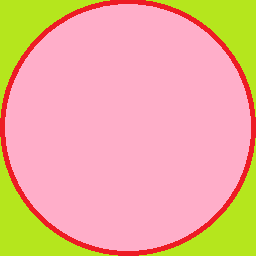
#> input picture WaveFunctionCollapse/2D/input/input6.png, 256 x 256 px, given in place of input3.png, which was not available
$ python wfc2d-test.py
#> lines starting #> are read from the running program, lines starting #| are printed output that depends on the picture; pictures that were not available may be replaced by others from this repository, and a replacement may not be noted
import os
import random
import collections
from PIL import Image, ImageChops, ImageDraw, ImageSequence
import pathlib
import glob
import hashlib
from pandas import *
import copy
import cProfile

DIR=str(pathlib.Path(__file__).parent.absolute())
DIR_OUTPUT = os.path.join(DIR,"output")
DIR_INPUT = os.path.join(DIR,"input")
ROTATIONS = False
PROP_ID = 0

def cellsDirs(pos, size):

    x, y = pos
    width, height = size
    dirs = []

    if x > 0: dirs.append([-1,0])
    if x < width-1: dirs.append([1,0])
    if y > 0: dirs.append([0,-1])
    if y < height-1: dirs.append([0,1])

    return dirs

def initWorkspace():
    files = glob.glob(DIR_OUTPUT+"/*")
    for f in files:
        os.remove(f)

def imgHash(img:Image):
    return hashlib.md5(img.tobytes()).hexdigest()

def crop(img, x, y, w, h):
    box = (x, y, x+w, y+h)
    area = img.crop(box)
    return area

def get_concat_h(im1, im2):
    dst = Image.new('RGB', (im1.width + im2.width, im1.height))
    dst.paste(im1, (0, 0))
    dst.paste(im2, (im1.width, 0))
    return dst

def get_concat_v(im1, im2):
    dst = Image.new('RGB', (im1.width, im1.height + im2.height))
    dst.paste(im1, (0, 0))
    dst.paste(im2, (0, im1.height))
    return dst

def createPatternsFromImages(img1:Image, img2:Image, dir:list):
    patterns = dict()
    if dir[0]!=0:
        concatenated = get_concat_h(img1,img2)
        for x in range(img1.width):
            pattern = crop(concatenated,x,0,img1.width,img1.height)
            key = imgHash(pattern)
            patterns.setdefault(key,0)
            patterns[key] = pattern.copy()
            if ROTATIONS:
                for i in range(1,4):
                    pattern = pattern.rotate(90)
                    key = imgHash(pattern)
                    patterns.setdefault(key,0)
                    patterns[key] = pattern.copy()
        return patterns
    elif dir[1]!=0:
            concatenated = get_concat_v(img1,img2)
            for y in range(img1.height):
                pattern = crop(concatenated,0,y,img1.width,img1.height)
                key = imgHash(pattern)
                patterns.setdefault(key,0)
                patterns[key] = pattern.copy()
                if ROTATIONS:
                    for i in range(1,4):
                        pattern = pattern.rotate(90)
                        key = imgHash(pattern)
                        patterns.setdefault(key,0)
                        patterns[key] = pattern.copy()
            return patterns
    return []

def createPatternsFromImage(imgsrc:Image, N:int):
    """
    Creates NxN patterns from image with given filename. Returns a dict (k,v) where k = hash of img, v = img.
    """
    patterns = dict()
    imgwrap = crop(imgsrc,0,0,imgsrc.width,imgsrc.height)

    img = Image.new('RGB', (imgsrc.width + N, imgsrc.height + N))
    #img = Image.new('RGB', (imgsrc.width, imgsrc.height))
    img.paste(imgsrc,(0,0))
    img.paste(imgwrap,(0,imgsrc.height))
    img.paste(imgwrap,(imgsrc.width,0))
    img.paste(imgwrap,(imgsrc.width,imgsrc.height))
    #imgwrap.show()
    #img.show()
    for x in range(img.size[0]-N):
        for y in range(img.size[1]-N):
            pattern = crop(img, x, y,N,N)
            key = f"pat_{x}_{y}_r{0}"
            #pattern.save(fp=os.path.join(DIR_OUTPUT,key+".png"))
            key = imgHash(pattern)
            patterns.setdefault(key,0)
            patterns[key] = pattern.copy()
            #print(f"----- {imgHash(patterns[key])} ------ {key}")
            if ROTATIONS:
                for i in range(1,4):
                    pattern = pattern.rotate(90)
                    key = f"pat_{x}_{y}_r{i}"
                    #pattern.save(fp=os.path.join(DIR_OUTPUT,key+".png"))
                    key = imgHash(pattern)
                    patterns.setdefault(key,0)
                    patterns[key] = pattern.copy()
    for i,pattern in enumerate(patterns.values(),0):
        pattern.save(os.path.join(DIR_OUTPUT,f"pattern_{i}.png"))
    #print(patterns)
    #img.show()
    return patterns

# [37 lines left out: function createPatternsFromFile, not called in this run]


class WFC2D:
    def __init__(self, inputimg:Image, N:int, cellCount:int):
        self.inputimg = inputimg
        self.N = N
        self.cellCount = cellCount
        self.__initPatterns()
        self.__initConstrains()
        self.__initCells()

    def __initPatterns(self):
        self.patterns = createPatternsFromImage(self.inputimg, self.N)
        print(f"Finished initing patterns. Total number of patterns: {len(self.patterns)}")

    def __initCells(self):
        """
        Makes every cell a superposition of all possible states.
        """
        self.cells = list()
        for i in range(self.cellCount):
            cellrow = list()
            for j in range(self.cellCount):
                cell = list()
                for key in self.patterns.keys():
                    cell.append(key)
                cellrow.append(cell)
            self.cells.append(cellrow)

        print(f"Finished initing cells.")

    def __observe(self):
        """
        Selects cell with minimal entropy and chooses a state randomly.
        """
        min = len(self.patterns)+1
        minidx = -1
        minidy = -1
        for idrow,i in enumerate(self.cells):
            for id, j in enumerate(self.cells[idrow]):
                if len(j)>1:
                    if(len(j)<min):
                        minidx = idrow
                        minidy = id
                        min = len(j)

        #Random one of possible choices at cell with minimal entropy
        #Possible change: random distribution using number of patterns that appeared in input
        #finalstate[minid] = cells[minid][random.randint(0,len(cells[minid])-1)]
        #print(f"MINI: {min}")
        """    while True:
            minidx = random.randint(0,len(cells)-1)
            minidy = random.randint(0,len(cells)-1)
            m = len(cells[minidx][minidy])
            if m==min:
                break
        """
        if minidx == -1:
            return False

        self.cells[minidx][minidy] = [self.cells[minidx][minidy][random.randint(0,len(self.cells[minidx][minidy])-1)]]

        return [minidx, minidy]

    def imageFromCells(self):
        outputImage = Image.new('RGB',(self.N*self.cellCount,self.N*self.cellCount),color=(128,128,128))
        for idrow,i in enumerate(self.cells):
            for id, j in enumerate(self.cells[idrow]):
                if j:
                    pattern = self.patterns[j[0]]
                    outputImage.paste(pattern, (idrow*self.N, id*self.N))
        return outputImage

    def __initConstrains(self):
        self.constrains = list()
        for keyi,itemi in self.patterns.items():
            for keyj,itemj in self.patterns.items():
                foundpatterns = createPatternsFromImages(itemi, itemj, [1,0])
                if set(foundpatterns)<=set(self.patterns.keys()):
                    self.constrains.append([keyi,keyj, [1,0]])

                foundpatterns = createPatternsFromImages(itemi, itemj, [-1,0])
                if set(foundpatterns)<=set(self.patterns.keys()):
                    self.constrains.append([keyi,keyj, [-1,0]])

                foundpatterns = createPatternsFromImages(itemi, itemj, [0,1])
                if set(foundpatterns)<=set(self.patterns.keys()):
                    self.constrains.append([keyi,keyj, [0,1]])

                foundpatterns = createPatternsFromImages(itemi, itemj, [0,-1])
                if set(foundpatterns)<=set(self.patterns.keys()):
                    self.constrains.append([keyi,keyj, [0,-1]])

        print(f"Finished calculating constrains. Total number of constrains: {len(self.constrains)}")

    # [22 lines left out: function __propagate, not called in this run]

    def __stackpropagate(self, pos:list):
        stack = [pos]

        while len(stack)>0:
            currentpos=stack.pop()
            for dir in cellsDirs(currentpos,[self.cellCount,self.cellCount]):
                nextposx = (currentpos[0]+dir[0])%len(self.cells)
                nextposy = (currentpos[1]+dir[1])%len(self.cells)
                haschanged = False
                if self.cells[currentpos[0]][currentpos[1]]:
                    haschanged = self.__validate(self.cells[currentpos[0]][currentpos[1]], self.cells[nextposx][nextposy], dir)


                if haschanged:
                    stack.append((nextposx,nextposy))

    def __validate(self, cellA:list, cellB:list, dir:list):
        """Removes all unavailable states from cellB looking from the perspective of cellA."""
        newcell = list()
        for j in cellB:
            for i in cellA:
                if [i,j, dir] in self.constrains:
                    if j not in newcell:
                        newcell.append(j)
                    break

        haschanged = collections.Counter(cellB) != collections.Counter(newcell)
        cellB[:]=newcell
        return haschanged

    # [6 lines left out: function __hasError, not called in this run]

    def generate(self):
        try:
            k=0
            while True:
                if k%1==0:
                    self.imageFromCells().save(os.path.join(DIR_OUTPUT,f"frame{k}.png"))
                k=k+1

                cellscopy = copy.deepcopy(self.cells)

                pos=self.__observe()
                if pos==False:
                    break

                self.__stackpropagate(pos)

                if k>self.cellCount*self.cellCount*2:
                    print("Possible deadlock! Restarting...")
                    initWorkspace()
                    self.__reset()
                    self.generate()
                    return

                if self.hasError():
                    self.cells = copy.deepcopy(cellscopy)
                    continue

        except:
            print("Found exception: \n")
            print(DataFrame(self.cells))
            self.imageFromCells().save(os.path.join(DIR_OUTPUT,f"EXCEPTION.png"))
            raise

        self.imageFromCells().show()

    def hasError(self):
        for idrow,i in enumerate(self.cells):
            for id, j in enumerate(self.cells[idrow]):
                if not j:
                    return True
        return False

    # [4 lines left out: function __reset, not called in this run]


initWorkspace()

wfc = WFC2D(Image.open(os.path.join(DIR_INPUT,"input3.png")), 2, 10)
#> in __init__, self.inputimg is the input picture: PIL image 256x256 RGB; mean R, G, B 238.2, 177.2, 154.6
#> in createPatternsFromImage, `img = Image.new('RGB', (imgsrc.width + N, imgsrc.height + N))`: img: PIL image 258x258 RGB; every value is 0
#> in createPatternsFromImage, `img.paste(imgsrc,(0,0))`:
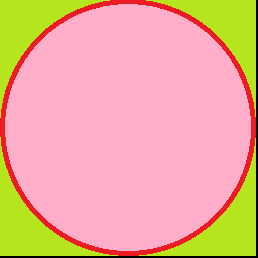
#> img: PIL image 258x258 RGB; mean R, G, B 234.5, 174.4, 152.2
#> the loop in createPatternsFromImage, `for x in range(img.size[0]-N):` made 256 passes
#> the loop in createPatternsFromImage, `for i,pattern in enumerate(patterns.values(),0):` made 27 passes
#| Finished initing patterns. Total number of patterns: 27
#> the loop in __initConstrains, `for keyi,itemi in self.patterns.items():` made 27 passes
#> keyi on passes 1 to 12: 'e90ab63a97933bc3e638f2a5d6655054', '4154ea594535335bfd26e2bba2bc5644', 'd4d137340375b5fdfd5c3edcf7339a7d', 'fb4d5f1ff74a70076ebe30e72c29c947', '1290bd51e8aae1353cc4db06f6994c6d', '796eff73c01492c992d24d0c2e7b8d52', 'b839afe4a72ba05cffe9b7596e090555', 'c1221d4f1433781766faa23616df5a39', 'ea752b6f7b55487b4f32586263a07ba3', '2ab6888f35b0b7fe72fc9f76addfcf93', '46692acf4609444cf57e45d4ee6d4e52', '278de71d4e098f81f070642f18194163'
#| Finished calculating constrains. Total number of constrains: 1972
wfc.generate()
#> in imageFromCells, `outputImage = Image.new('RGB',(self.N*self.cellCount,self.N*self.cellC..`: outputImage: PIL image 20x20 RGB; every value is 128
#> after the loop in imageFromCells, `for idrow,i in enumerate(self.cells):`:
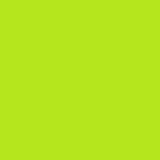
#> outputImage: PIL image 20x20 RGB (shown 8 times larger); mean R, G, B 181, 230, 29
#> in generate, `self.imageFromCells().show()`:
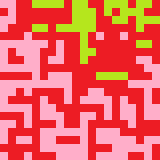
#> shown: PIL image 20x20 RGB (shown 8 times larger); mean R, G, B 237.1, 102.6, 93.8
